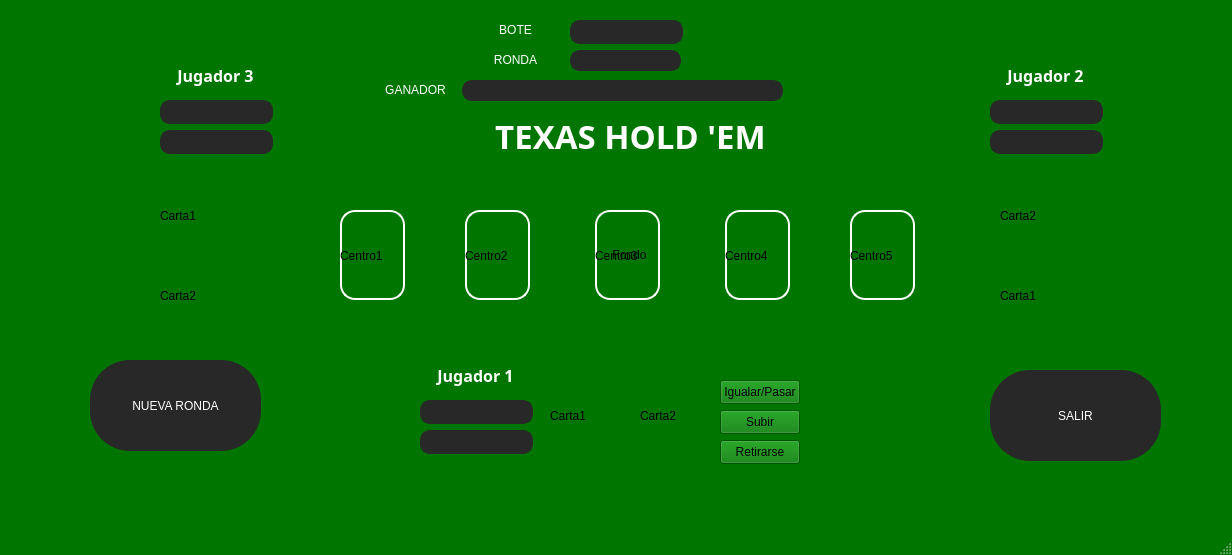
<?xml version="1.0" encoding="UTF-8"?>
<ui version="4.0">
 <class>MainWindow</class>
 <widget class="QMainWindow" name="MainWindow">
  <property name="geometry">
   <rect>
    <x>0</x>
    <y>0</y>
    <width>1232</width>
    <height>555</height>
   </rect>
  </property>
  <property name="palette">
   <palette>
    <active>
     <colorrole role="WindowText">
      <brush brushstyle="SolidPattern">
       <color alpha="255">
        <red>0</red>
        <green>0</green>
        <blue>0</blue>
       </color>
      </brush>
     </colorrole>
     <colorrole role="Button">
      <brush brushstyle="SolidPattern">
       <color alpha="255">
        <red>0</red>
        <green>118</green>
        <blue>0</blue>
       </color>
      </brush>
     </colorrole>
     <colorrole role="Light">
      <brush brushstyle="SolidPattern">
       <color alpha="255">
        <red>255</red>
        <green>255</green>
        <blue>255</blue>
       </color>
      </brush>
     </colorrole>
     <colorrole role="Midlight">
      <brush brushstyle="SolidPattern">
       <color alpha="255">
        <red>255</red>
        <green>255</green>
        <blue>255</blue>
       </color>
      </brush>
     </colorrole>
     <colorrole role="Dark">
      <brush brushstyle="SolidPattern">
       <color alpha="255">
        <red>127</red>
        <green>127</green>
        <blue>127</blue>
       </color>
      </brush>
     </colorrole>
     <colorrole role="Mid">
      <brush brushstyle="SolidPattern">
       <color alpha="255">
        <red>170</red>
        <green>170</green>
        <blue>170</blue>
       </color>
      </brush>
     </colorrole>
     <colorrole role="Text">
      <brush brushstyle="SolidPattern">
       <color alpha="255">
        <red>0</red>
        <green>0</green>
        <blue>0</blue>
       </color>
      </brush>
     </colorrole>
     <colorrole role="BrightText">
      <brush brushstyle="SolidPattern">
       <color alpha="255">
        <red>255</red>
        <green>255</green>
        <blue>255</blue>
       </color>
      </brush>
     </colorrole>
     <colorrole role="ButtonText">
      <brush brushstyle="SolidPattern">
       <color alpha="255">
        <red>0</red>
        <green>0</green>
        <blue>0</blue>
       </color>
      </brush>
     </colorrole>
     <colorrole role="Base">
      <brush brushstyle="SolidPattern">
       <color alpha="255">
        <red>0</red>
        <green>118</green>
        <blue>0</blue>
       </color>
      </brush>
     </colorrole>
     <colorrole role="Window">
      <brush brushstyle="SolidPattern">
       <color alpha="255">
        <red>0</red>
        <green>118</green>
        <blue>0</blue>
       </color>
      </brush>
     </colorrole>
     <colorrole role="Shadow">
      <brush brushstyle="SolidPattern">
       <color alpha="255">
        <red>0</red>
        <green>0</green>
        <blue>0</blue>
       </color>
      </brush>
     </colorrole>
     <colorrole role="AlternateBase">
      <brush brushstyle="SolidPattern">
       <color alpha="255">
        <red>255</red>
        <green>255</green>
        <blue>255</blue>
       </color>
      </brush>
     </colorrole>
     <colorrole role="ToolTipBase">
      <brush brushstyle="SolidPattern">
       <color alpha="255">
        <red>255</red>
        <green>255</green>
        <blue>220</blue>
       </color>
      </brush>
     </colorrole>
     <colorrole role="ToolTipText">
      <brush brushstyle="SolidPattern">
       <color alpha="255">
        <red>0</red>
        <green>0</green>
        <blue>0</blue>
       </color>
      </brush>
     </colorrole>
     <colorrole role="PlaceholderText">
      <brush brushstyle="SolidPattern">
       <color alpha="127">
        <red>0</red>
        <green>0</green>
        <blue>0</blue>
       </color>
      </brush>
     </colorrole>
    </active>
    <inactive>
     <colorrole role="WindowText">
      <brush brushstyle="SolidPattern">
       <color alpha="255">
        <red>0</red>
        <green>0</green>
        <blue>0</blue>
       </color>
      </brush>
     </colorrole>
     <colorrole role="Button">
      <brush brushstyle="SolidPattern">
       <color alpha="255">
        <red>0</red>
        <green>118</green>
        <blue>0</blue>
       </color>
      </brush>
     </colorrole>
     <colorrole role="Light">
      <brush brushstyle="SolidPattern">
       <color alpha="255">
        <red>255</red>
        <green>255</green>
        <blue>255</blue>
       </color>
      </brush>
     </colorrole>
     <colorrole role="Midlight">
      <brush brushstyle="SolidPattern">
       <color alpha="255">
        <red>255</red>
        <green>255</green>
        <blue>255</blue>
       </color>
      </brush>
     </colorrole>
     <colorrole role="Dark">
      <brush brushstyle="SolidPattern">
       <color alpha="255">
        <red>127</red>
        <green>127</green>
        <blue>127</blue>
       </color>
      </brush>
     </colorrole>
     <colorrole role="Mid">
      <brush brushstyle="SolidPattern">
       <color alpha="255">
        <red>170</red>
        <green>170</green>
        <blue>170</blue>
       </color>
      </brush>
     </colorrole>
     <colorrole role="Text">
      <brush brushstyle="SolidPattern">
       <color alpha="255">
        <red>0</red>
        <green>0</green>
        <blue>0</blue>
       </color>
      </brush>
     </colorrole>
     <colorrole role="BrightText">
      <brush brushstyle="SolidPattern">
       <color alpha="255">
        <red>255</red>
        <green>255</green>
        <blue>255</blue>
       </color>
      </brush>
     </colorrole>
     <colorrole role="ButtonText">
      <brush brushstyle="SolidPattern">
       <color alpha="255">
        <red>0</red>
        <green>0</green>
        <blue>0</blue>
       </color>
      </brush>
     </colorrole>
     <colorrole role="Base">
      <brush brushstyle="SolidPattern">
       <color alpha="255">
        <red>0</red>
        <green>118</green>
        <blue>0</blue>
       </color>
      </brush>
     </colorrole>
     <colorrole role="Window">
      <brush brushstyle="SolidPattern">
       <color alpha="255">
        <red>0</red>
        <green>118</green>
        <blue>0</blue>
       </color>
      </brush>
     </colorrole>
     <colorrole role="Shadow">
      <brush brushstyle="SolidPattern">
       <color alpha="255">
        <red>0</red>
        <green>0</green>
        <blue>0</blue>
       </color>
      </brush>
     </colorrole>
     <colorrole role="AlternateBase">
      <brush brushstyle="SolidPattern">
       <color alpha="255">
        <red>255</red>
        <green>255</green>
        <blue>255</blue>
       </color>
      </brush>
     </colorrole>
     <colorrole role="ToolTipBase">
      <brush brushstyle="SolidPattern">
       <color alpha="255">
        <red>255</red>
        <green>255</green>
        <blue>220</blue>
       </color>
      </brush>
     </colorrole>
     <colorrole role="ToolTipText">
      <brush brushstyle="SolidPattern">
       <color alpha="255">
        <red>0</red>
        <green>0</green>
        <blue>0</blue>
       </color>
      </brush>
     </colorrole>
     <colorrole role="PlaceholderText">
      <brush brushstyle="SolidPattern">
       <color alpha="127">
        <red>0</red>
        <green>0</green>
        <blue>0</blue>
       </color>
      </brush>
     </colorrole>
    </inactive>
    <disabled>
     <colorrole role="WindowText">
      <brush brushstyle="SolidPattern">
       <color alpha="255">
        <red>127</red>
        <green>127</green>
        <blue>127</blue>
       </color>
      </brush>
     </colorrole>
     <colorrole role="Button">
      <brush brushstyle="SolidPattern">
       <color alpha="255">
        <red>0</red>
        <green>118</green>
        <blue>0</blue>
       </color>
      </brush>
     </colorrole>
     <colorrole role="Light">
      <brush brushstyle="SolidPattern">
       <color alpha="255">
        <red>255</red>
        <green>255</green>
        <blue>255</blue>
       </color>
      </brush>
     </colorrole>
     <colorrole role="Midlight">
      <brush brushstyle="SolidPattern">
       <color alpha="255">
        <red>255</red>
        <green>255</green>
        <blue>255</blue>
       </color>
      </brush>
     </colorrole>
     <colorrole role="Dark">
      <brush brushstyle="SolidPattern">
       <color alpha="255">
        <red>127</red>
        <green>127</green>
        <blue>127</blue>
       </color>
      </brush>
     </colorrole>
     <colorrole role="Mid">
      <brush brushstyle="SolidPattern">
       <color alpha="255">
        <red>170</red>
        <green>170</green>
        <blue>170</blue>
       </color>
      </brush>
     </colorrole>
     <colorrole role="Text">
      <brush brushstyle="SolidPattern">
       <color alpha="255">
        <red>127</red>
        <green>127</green>
        <blue>127</blue>
       </color>
      </brush>
     </colorrole>
     <colorrole role="BrightText">
      <brush brushstyle="SolidPattern">
       <color alpha="255">
        <red>255</red>
        <green>255</green>
        <blue>255</blue>
       </color>
      </brush>
     </colorrole>
     <colorrole role="ButtonText">
      <brush brushstyle="SolidPattern">
       <color alpha="255">
        <red>127</red>
        <green>127</green>
        <blue>127</blue>
       </color>
      </brush>
     </colorrole>
     <colorrole role="Base">
      <brush brushstyle="SolidPattern">
       <color alpha="255">
        <red>0</red>
        <green>118</green>
        <blue>0</blue>
       </color>
      </brush>
     </colorrole>
     <colorrole role="Window">
      <brush brushstyle="SolidPattern">
       <color alpha="255">
        <red>0</red>
        <green>118</green>
        <blue>0</blue>
       </color>
      </brush>
     </colorrole>
     <colorrole role="Shadow">
      <brush brushstyle="SolidPattern">
       <color alpha="255">
        <red>0</red>
        <green>0</green>
        <blue>0</blue>
       </color>
      </brush>
     </colorrole>
     <colorrole role="AlternateBase">
      <brush brushstyle="SolidPattern">
       <color alpha="255">
        <red>255</red>
        <green>255</green>
        <blue>255</blue>
       </color>
      </brush>
     </colorrole>
     <colorrole role="ToolTipBase">
      <brush brushstyle="SolidPattern">
       <color alpha="255">
        <red>255</red>
        <green>255</green>
        <blue>220</blue>
       </color>
      </brush>
     </colorrole>
     <colorrole role="ToolTipText">
      <brush brushstyle="SolidPattern">
       <color alpha="255">
        <red>0</red>
        <green>0</green>
        <blue>0</blue>
       </color>
      </brush>
     </colorrole>
     <colorrole role="PlaceholderText">
      <brush brushstyle="SolidPattern">
       <color alpha="127">
        <red>127</red>
        <green>127</green>
        <blue>127</blue>
       </color>
      </brush>
     </colorrole>
    </disabled>
   </palette>
  </property>
  <property name="windowTitle">
   <string>MainWindow</string>
  </property>
  <property name="autoFillBackground">
   <bool>false</bool>
  </property>
  <property name="styleSheet">
   <string notr="true">QMainWindow{
	rgb(40, 40, 40);
qradialgradient(spread:pad, cx:0.5, cy:0.5, radius:2, fx:0.494, fy:0.506045, stop:0 rgba(0, 120, 0, 255), stop:1 rgba(255, 255, 255, 255))
}</string>
  </property>
  <widget class="QWidget" name="centralwidget">
   <widget class="QPushButton" name="igualar">
    <property name="geometry">
     <rect>
      <x>720</x>
      <y>380</y>
      <width>80</width>
      <height>24</height>
     </rect>
    </property>
    <property name="styleSheet">
     <string notr="true"/>
    </property>
    <property name="text">
     <string>Igualar/Pasar</string>
    </property>
   </widget>
   <widget class="QPushButton" name="subir">
    <property name="geometry">
     <rect>
      <x>720</x>
      <y>410</y>
      <width>80</width>
      <height>24</height>
     </rect>
    </property>
    <property name="text">
     <string>Subir</string>
    </property>
   </widget>
   <widget class="QPushButton" name="retirarse">
    <property name="geometry">
     <rect>
      <x>720</x>
      <y>440</y>
      <width>80</width>
      <height>24</height>
     </rect>
    </property>
    <property name="text">
     <string>Retirarse</string>
    </property>
   </widget>
   <widget class="QLabel" name="jugador1">
    <property name="geometry">
     <rect>
      <x>420</x>
      <y>360</y>
      <width>111</width>
      <height>31</height>
     </rect>
    </property>
    <property name="font">
     <font>
      <family>JQKAs Wild</family>
      <pointsize>12</pointsize>
      <italic>false</italic>
      <bold>true</bold>
     </font>
    </property>
    <property name="styleSheet">
     <string notr="true">color: rgb(255, 255, 255);
font: 700 12pt &quot;JQKAs Wild&quot;;
</string>
    </property>
    <property name="text">
     <string>Jugador 1</string>
    </property>
    <property name="alignment">
     <set>Qt::AlignCenter</set>
    </property>
   </widget>
   <widget class="QLineEdit" name="botetotal">
    <property name="geometry">
     <rect>
      <x>570</x>
      <y>20</y>
      <width>113</width>
      <height>24</height>
     </rect>
    </property>
    <property name="styleSheet">
     <string notr="true">QLineEdit{
	border: 2px solid rgb(40, 40, 40);;
	border-radius: 10px;
	color: rgb(40, 40, 40);;
	padding-left: 20 px;
	padding-right: 20 px;
	font: 9pt &quot;JQKAs Wild&quot;;
	background-color: rgb(40, 40, 40);;
	color: rgb(255, 255, 255)
}</string>
    </property>
    <property name="alignment">
     <set>Qt::AlignCenter</set>
    </property>
   </widget>
   <widget class="QLabel" name="jugador2">
    <property name="geometry">
     <rect>
      <x>990</x>
      <y>60</y>
      <width>111</width>
      <height>31</height>
     </rect>
    </property>
    <property name="font">
     <font>
      <family>JQKAs Wild</family>
      <pointsize>12</pointsize>
      <italic>false</italic>
      <bold>true</bold>
     </font>
    </property>
    <property name="styleSheet">
     <string notr="true">color: rgb(255, 255, 255);
font: 700 12pt &quot;JQKAs Wild&quot;;
</string>
    </property>
    <property name="text">
     <string>Jugador 2</string>
    </property>
    <property name="alignment">
     <set>Qt::AlignCenter</set>
    </property>
   </widget>
   <widget class="QLineEdit" name="bote1">
    <property name="geometry">
     <rect>
      <x>420</x>
      <y>400</y>
      <width>113</width>
      <height>24</height>
     </rect>
    </property>
    <property name="styleSheet">
     <string notr="true">QLineEdit{
	border: 2px solid rgb(40, 40, 40);;
	border-radius: 10px;
	color: rgb(40, 40, 40);;
	padding-left: 20 px;
	padding-right: 20 px;
	font: 700 9pt &quot;JQKAs Wild&quot;;
	background-color: rgb(40, 40, 40);;
	color: rgb(255, 255, 255)
}</string>
    </property>
    <property name="alignment">
     <set>Qt::AlignCenter</set>
    </property>
   </widget>
   <widget class="QLineEdit" name="estado1">
    <property name="geometry">
     <rect>
      <x>420</x>
      <y>430</y>
      <width>113</width>
      <height>24</height>
     </rect>
    </property>
    <property name="styleSheet">
     <string notr="true">QLineEdit{
	border: 2px solid rgb(40, 40, 40);;
	border-radius: 10px;
	color: rgb(40, 40, 40);;
	padding-left: 20 px;
	padding-right: 20 px;
	font: 9pt &quot;JQKAs Wild&quot;;
	background-color: rgb(40, 40, 40);;
	color: rgb(255, 255, 255)
}</string>
    </property>
    <property name="alignment">
     <set>Qt::AlignCenter</set>
    </property>
   </widget>
   <widget class="QLineEdit" name="estado2">
    <property name="geometry">
     <rect>
      <x>990</x>
      <y>130</y>
      <width>113</width>
      <height>24</height>
     </rect>
    </property>
    <property name="styleSheet">
     <string notr="true">QLineEdit{
	border: 2px solid rgb(40, 40, 40);;
	border-radius: 10px;
	color: rgb(40, 40, 40);;
	padding-left: 20 px;
	padding-right: 20 px;
	font: 9pt &quot;JQKAs Wild&quot;;
	background-color: rgb(40, 40, 40);;
	color: rgb(255, 255, 255)
}</string>
    </property>
    <property name="alignment">
     <set>Qt::AlignCenter</set>
    </property>
   </widget>
   <widget class="QLabel" name="j1_carta1">
    <property name="geometry">
     <rect>
      <x>550</x>
      <y>350</y>
      <width>101</width>
      <height>131</height>
     </rect>
    </property>
    <property name="text">
     <string>Carta1</string>
    </property>
   </widget>
   <widget class="QLabel" name="j1_carta2">
    <property name="geometry">
     <rect>
      <x>640</x>
      <y>350</y>
      <width>101</width>
      <height>131</height>
     </rect>
    </property>
    <property name="text">
     <string>Carta2</string>
    </property>
   </widget>
   <widget class="QLineEdit" name="bote2">
    <property name="geometry">
     <rect>
      <x>990</x>
      <y>100</y>
      <width>113</width>
      <height>24</height>
     </rect>
    </property>
    <property name="styleSheet">
     <string notr="true">QLineEdit{
	border: 2px solid rgb(40, 40, 40);;
	border-radius: 10px;
	color: rgb(40, 40, 40);;
	padding-left: 20 px;
	padding-right: 20 px;
	font: 9pt &quot;JQKAs Wild&quot;;
	background-color: rgb(40, 40, 40);;
	color: rgb(255, 255, 255)
}</string>
    </property>
    <property name="alignment">
     <set>Qt::AlignCenter</set>
    </property>
   </widget>
   <widget class="QLabel" name="j2_carta2">
    <property name="geometry">
     <rect>
      <x>1000</x>
      <y>150</y>
      <width>101</width>
      <height>131</height>
     </rect>
    </property>
    <property name="text">
     <string>Carta2</string>
    </property>
   </widget>
   <widget class="QLabel" name="j2_carta1">
    <property name="geometry">
     <rect>
      <x>1000</x>
      <y>230</y>
      <width>101</width>
      <height>131</height>
     </rect>
    </property>
    <property name="text">
     <string>Carta1</string>
    </property>
   </widget>
   <widget class="QLabel" name="j3_carta2">
    <property name="geometry">
     <rect>
      <x>160</x>
      <y>230</y>
      <width>101</width>
      <height>131</height>
     </rect>
    </property>
    <property name="text">
     <string>Carta2</string>
    </property>
   </widget>
   <widget class="QLineEdit" name="bote3">
    <property name="geometry">
     <rect>
      <x>160</x>
      <y>100</y>
      <width>113</width>
      <height>24</height>
     </rect>
    </property>
    <property name="styleSheet">
     <string notr="true">QLineEdit{
	border: 2px solid rgb(40, 40, 40);;
	border-radius: 10px;
	color: rgb(40, 40, 40);;
	padding-left: 20 px;
	padding-right: 20 px;
	font: 9pt &quot;JQKAs Wild&quot;;
	background-color: rgb(40, 40, 40);;
	color: rgb(255, 255, 255)
}</string>
    </property>
    <property name="alignment">
     <set>Qt::AlignCenter</set>
    </property>
   </widget>
   <widget class="QLabel" name="j3_carta1">
    <property name="geometry">
     <rect>
      <x>160</x>
      <y>150</y>
      <width>101</width>
      <height>131</height>
     </rect>
    </property>
    <property name="text">
     <string>Carta1</string>
    </property>
   </widget>
   <widget class="QLabel" name="jugador3">
    <property name="geometry">
     <rect>
      <x>160</x>
      <y>60</y>
      <width>111</width>
      <height>31</height>
     </rect>
    </property>
    <property name="font">
     <font>
      <family>JQKAs Wild</family>
      <pointsize>12</pointsize>
      <italic>false</italic>
      <bold>true</bold>
     </font>
    </property>
    <property name="styleSheet">
     <string notr="true">color: rgb(255, 255, 255);
font: 700 12pt &quot;JQKAs Wild&quot;;
</string>
    </property>
    <property name="text">
     <string>Jugador 3</string>
    </property>
    <property name="alignment">
     <set>Qt::AlignCenter</set>
    </property>
   </widget>
   <widget class="QLineEdit" name="estado3">
    <property name="geometry">
     <rect>
      <x>160</x>
      <y>130</y>
      <width>113</width>
      <height>24</height>
     </rect>
    </property>
    <property name="styleSheet">
     <string notr="true">QLineEdit{
	border: 2px solid rgb(40, 40, 40);;
	border-radius: 10px;
	color: rgb(40, 40, 40);;
	padding-left: 20 px;
	padding-right: 20 px;
	font: 9pt &quot;JQKAs Wild&quot;;
	background-color: rgb(40, 40, 40);;
	color: rgb(255, 255, 255)
}</string>
    </property>
    <property name="alignment">
     <set>Qt::AlignCenter</set>
    </property>
   </widget>
   <widget class="QLineEdit" name="ganador">
    <property name="geometry">
     <rect>
      <x>462</x>
      <y>80</y>
      <width>321</width>
      <height>21</height>
     </rect>
    </property>
    <property name="styleSheet">
     <string notr="true">QLineEdit{
	border: 2px solid rgb(40, 40, 40);;
	border-radius: 10px;
	color: rgb(40, 40, 40);;
	padding-left: 20 px;
	padding-right: 20 px;
	font: 9pt &quot;JQKAs Wild&quot;;
	background-color: rgb(40, 40, 40);;
	color: rgb(255, 255, 255)
}</string>
    </property>
    <property name="alignment">
     <set>Qt::AlignCenter</set>
    </property>
   </widget>
   <widget class="QLabel" name="ganador_2">
    <property name="geometry">
     <rect>
      <x>380</x>
      <y>80</y>
      <width>71</width>
      <height>20</height>
     </rect>
    </property>
    <property name="styleSheet">
     <string notr="true">color: rgb(255, 255, 255);
font: 700 12pt &quot;JQKAs Wild&quot;;
</string>
    </property>
    <property name="text">
     <string>GANADOR</string>
    </property>
    <property name="alignment">
     <set>Qt::AlignCenter</set>
    </property>
   </widget>
   <widget class="QLabel" name="bote_2">
    <property name="geometry">
     <rect>
      <x>480</x>
      <y>20</y>
      <width>71</width>
      <height>20</height>
     </rect>
    </property>
    <property name="styleSheet">
     <string notr="true">color: rgb(255, 255, 255);
font: 700 12pt &quot;JQKAs Wild&quot;;
</string>
    </property>
    <property name="text">
     <string>BOTE</string>
    </property>
    <property name="alignment">
     <set>Qt::AlignCenter</set>
    </property>
   </widget>
   <widget class="QLabel" name="label_4">
    <property name="geometry">
     <rect>
      <x>350</x>
      <y>110</y>
      <width>561</width>
      <height>51</height>
     </rect>
    </property>
    <property name="font">
     <font>
      <family>JQKAs Wild</family>
      <pointsize>25</pointsize>
      <italic>false</italic>
      <bold>true</bold>
     </font>
    </property>
    <property name="styleSheet">
     <string notr="true">color: rgb(255, 255, 255);
font: 700 25pt &quot;JQKAs Wild&quot;;
</string>
    </property>
    <property name="text">
     <string>TEXAS HOLD 'EM</string>
    </property>
    <property name="alignment">
     <set>Qt::AlignCenter</set>
    </property>
   </widget>
   <widget class="QLabel" name="centro1">
    <property name="geometry">
     <rect>
      <x>340</x>
      <y>190</y>
      <width>101</width>
      <height>131</height>
     </rect>
    </property>
    <property name="text">
     <string>Centro1</string>
    </property>
   </widget>
   <widget class="QLabel" name="centro3">
    <property name="geometry">
     <rect>
      <x>595</x>
      <y>190</y>
      <width>101</width>
      <height>131</height>
     </rect>
    </property>
    <property name="text">
     <string>Centro3</string>
    </property>
   </widget>
   <widget class="QLabel" name="centro4">
    <property name="geometry">
     <rect>
      <x>725</x>
      <y>190</y>
      <width>101</width>
      <height>131</height>
     </rect>
    </property>
    <property name="text">
     <string>Centro4</string>
    </property>
   </widget>
   <widget class="QLabel" name="centro2">
    <property name="geometry">
     <rect>
      <x>465</x>
      <y>190</y>
      <width>101</width>
      <height>131</height>
     </rect>
    </property>
    <property name="text">
     <string>Centro2</string>
    </property>
   </widget>
   <widget class="QLabel" name="centro5">
    <property name="geometry">
     <rect>
      <x>850</x>
      <y>190</y>
      <width>101</width>
      <height>131</height>
     </rect>
    </property>
    <property name="text">
     <string>Centro5</string>
    </property>
   </widget>
   <widget class="QLabel" name="fondo">
    <property name="geometry">
     <rect>
      <x>-1</x>
      <y>-21</y>
      <width>1261</width>
      <height>551</height>
     </rect>
    </property>
    <property name="text">
     <string>Fondo</string>
    </property>
    <property name="alignment">
     <set>Qt::AlignCenter</set>
    </property>
   </widget>
   <widget class="QLineEdit" name="botetotal_2">
    <property name="geometry">
     <rect>
      <x>340</x>
      <y>210</y>
      <width>65</width>
      <height>90</height>
     </rect>
    </property>
    <property name="styleSheet">
     <string notr="true">QLineEdit{
	border: 2px solid white;
	border-radius: 15px;
	color: rgba(0, 85,0,0);
	background-color: rgb(255, 255, 255,0);
	padding-left: 20 px;
	padding-right: 20 px;
}</string>
    </property>
   </widget>
   <widget class="QLineEdit" name="botetotal_3">
    <property name="geometry">
     <rect>
      <x>850</x>
      <y>210</y>
      <width>65</width>
      <height>90</height>
     </rect>
    </property>
    <property name="styleSheet">
     <string notr="true">QLineEdit{
	border: 2px solid white;
	border-radius: 15px;
	color: rgba(0, 85,0,0);
	background-color: rgb(255, 255, 255,0);
	padding-left: 20 px;
	padding-right: 20 px;
}</string>
    </property>
   </widget>
   <widget class="QLineEdit" name="botetotal_4">
    <property name="geometry">
     <rect>
      <x>725</x>
      <y>210</y>
      <width>65</width>
      <height>90</height>
     </rect>
    </property>
    <property name="styleSheet">
     <string notr="true">QLineEdit{
	border: 2px solid white;
	border-radius: 15px;
	color: rgba(0, 85,0,0);
	background-color: rgb(255, 255, 255,0);
	padding-left: 20 px;
	padding-right: 20 px;
}</string>
    </property>
   </widget>
   <widget class="QLineEdit" name="botetotal_5">
    <property name="geometry">
     <rect>
      <x>595</x>
      <y>210</y>
      <width>65</width>
      <height>90</height>
     </rect>
    </property>
    <property name="styleSheet">
     <string notr="true">QLineEdit{
	border: 2px solid white;
	border-radius: 15px;
	color: rgba(0, 85,0,0);
	background-color: rgb(255, 255, 255,0);
	padding-left: 20 px;
	padding-right: 20 px;
}</string>
    </property>
   </widget>
   <widget class="QLineEdit" name="botetotal_6">
    <property name="geometry">
     <rect>
      <x>465</x>
      <y>210</y>
      <width>65</width>
      <height>90</height>
     </rect>
    </property>
    <property name="styleSheet">
     <string notr="true">QLineEdit{
	border: 2px solid white;
	border-radius: 15px;
	color: rgba(0, 85,0,0);
	background-color: rgb(255, 255, 255,0);
	padding-left: 20 px;
	padding-right: 20 px;
}</string>
    </property>
   </widget>
   <widget class="QLineEdit" name="ronda">
    <property name="geometry">
     <rect>
      <x>570</x>
      <y>50</y>
      <width>111</width>
      <height>21</height>
     </rect>
    </property>
    <property name="styleSheet">
     <string notr="true">QLineEdit{
	border: 2px solid rgb(40, 40, 40);;
	border-radius: 10px;
	color: rgb(40, 40, 40);;
	padding-left: 20 px;
	padding-right: 20 px;
	font: 9pt &quot;JQKAs Wild&quot;;
	background-color: rgb(40, 40, 40);;
	color: rgb(255, 255, 255)
}</string>
    </property>
    <property name="alignment">
     <set>Qt::AlignCenter</set>
    </property>
   </widget>
   <widget class="QLabel" name="ronda_2">
    <property name="geometry">
     <rect>
      <x>480</x>
      <y>50</y>
      <width>71</width>
      <height>20</height>
     </rect>
    </property>
    <property name="styleSheet">
     <string notr="true">color: rgb(255, 255, 255);
font: 700 12pt &quot;JQKAs Wild&quot;;
</string>
    </property>
    <property name="text">
     <string>RONDA</string>
    </property>
    <property name="alignment">
     <set>Qt::AlignCenter</set>
    </property>
   </widget>
   <widget class="QPushButton" name="comenzar">
    <property name="geometry">
     <rect>
      <x>90</x>
      <y>360</y>
      <width>171</width>
      <height>91</height>
     </rect>
    </property>
    <property name="styleSheet">
     <string notr="true">QPushButton{
	border: 2px solid rgb(40, 40, 40);;
	border-radius: 40px;
	color: rgb(40, 40, 40);;
	padding-left: 20 px;
	padding-right: 20 px;
	font: 700 15pt &quot;JQKAs Wild&quot;;
	background-color: rgb(40, 40, 40);;
	color: rgb(255, 255, 255)
}
</string>
    </property>
    <property name="text">
     <string>NUEVA RONDA</string>
    </property>
   </widget>
   <widget class="QPushButton" name="salir">
    <property name="geometry">
     <rect>
      <x>990</x>
      <y>370</y>
      <width>171</width>
      <height>91</height>
     </rect>
    </property>
    <property name="styleSheet">
     <string notr="true">QPushButton{
	border: 2px solid rgb(40, 40, 40);;
	border-radius: 40px;
	color: rgb(40, 40, 40);;
	padding-left: 20 px;
	padding-right: 20 px;
	font: 700 15pt &quot;JQKAs Wild&quot;;
	background-color: rgb(40, 40, 40);;
	color: rgb(255, 255, 255)
}</string>
    </property>
    <property name="text">
     <string>SALIR</string>
    </property>
   </widget>
   <zorder>fondo</zorder>
   <zorder>igualar</zorder>
   <zorder>subir</zorder>
   <zorder>retirarse</zorder>
   <zorder>jugador1</zorder>
   <zorder>botetotal</zorder>
   <zorder>jugador2</zorder>
   <zorder>bote1</zorder>
   <zorder>estado1</zorder>
   <zorder>estado2</zorder>
   <zorder>j1_carta1</zorder>
   <zorder>j1_carta2</zorder>
   <zorder>bote2</zorder>
   <zorder>j2_carta2</zorder>
   <zorder>j2_carta1</zorder>
   <zorder>j3_carta2</zorder>
   <zorder>bote3</zorder>
   <zorder>j3_carta1</zorder>
   <zorder>jugador3</zorder>
   <zorder>ganador</zorder>
   <zorder>ganador_2</zorder>
   <zorder>bote_2</zorder>
   <zorder>label_4</zorder>
   <zorder>botetotal_2</zorder>
   <zorder>botetotal_3</zorder>
   <zorder>botetotal_4</zorder>
   <zorder>botetotal_5</zorder>
   <zorder>botetotal_6</zorder>
   <zorder>centro4</zorder>
   <zorder>centro2</zorder>
   <zorder>centro5</zorder>
   <zorder>centro3</zorder>
   <zorder>centro1</zorder>
   <zorder>estado3</zorder>
   <zorder>ronda</zorder>
   <zorder>ronda_2</zorder>
   <zorder>comenzar</zorder>
   <zorder>salir</zorder>
  </widget>
  <widget class="QMenuBar" name="menubar">
   <property name="geometry">
    <rect>
     <x>0</x>
     <y>0</y>
     <width>1232</width>
     <height>21</height>
    </rect>
   </property>
  </widget>
  <widget class="QStatusBar" name="statusbar"/>
 </widget>
 <resources/>
 <connections/>
</ui>
